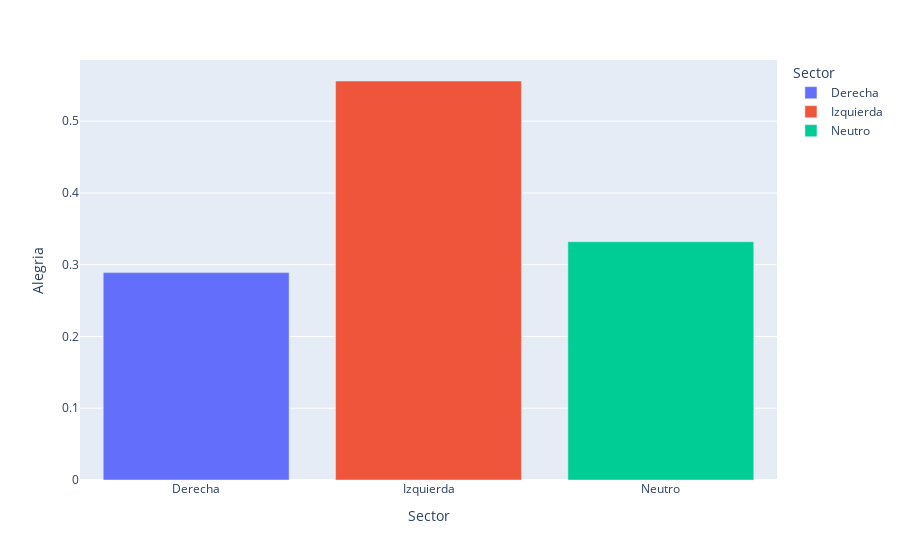

The code cell stored with this chart in its notebook:
### Code cell
fig = px.bar(counts_normalized, x='Sector', y='Alegria', color='Sector')
fig.show()

### Figure 1 — Plotly figure (JSON) as saved in the notebook; plotly's stock layout.template omitted (floating-point values rounded to 4 significant figures)
{"data": [{"alignmentgroup": "True", "hovertemplate": "Sector=%{x}<br>Alegria=%{y}<extra></extra>", "legendgroup": "Derecha", "marker": {"color": "#636efa", "pattern": {"shape": ""}}, "name": "Derecha", "offsetgroup": "Derecha", "orientation": "v", "showlegend": true, "textposition": "auto", "type": "bar", "x": ["Derecha"], "xaxis": "x", "y": [0.289], "yaxis": "y"}, {"alignmentgroup": "True", "hovertemplate": "Sector=%{x}<br>Alegria=%{y}<extra></extra>", "legendgroup": "Izquierda", "marker": {"color": "#EF553B", "pattern": {"shape": ""}}, "name": "Izquierda", "offsetgroup": "Izquierda", "orientation": "v", "showlegend": true, "textposition": "auto", "type": "bar", "x": ["Izquierda"], "xaxis": "x", "y": [0.556], "yaxis": "y"}, {"alignmentgroup": "True", "hovertemplate": "Sector=%{x}<br>Alegria=%{y}<extra></extra>", "legendgroup": "Neutro", "marker": {"color": "#00cc96", "pattern": {"shape": ""}}, "name": "Neutro", "offsetgroup": "Neutro", "orientation": "v", "showlegend": true, "textposition": "auto", "type": "bar", "x": ["Neutro"], "xaxis": "x", "y": [0.332], "yaxis": "y"}], "layout": {"autosize": true, "barmode": "relative", "legend": {"title": {"text": "Sector"}, "tracegroupgap": 0}, "margin": {"t": 60}, "xaxis": {"anchor": "y", "autorange": true, "categoryarray": ["Derecha", "Izquierda", "Neutro"], "categoryorder": "array", "domain": [0, 1], "range": [-0.5, 2.5], "title": {"text": "Sector"}, "type": "category"}, "yaxis": {"anchor": "x", "autorange": true, "domain": [0, 1], "range": [0, 0.5853], "title": {"text": "Alegria"}, "type": "linear"}}}
